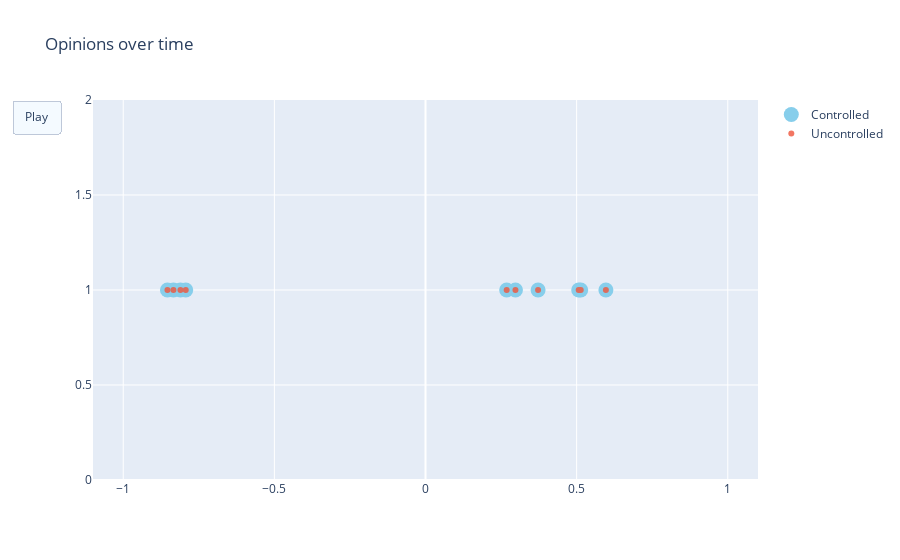

Notebook code for this chart:
### Code cell
fig = go.Figure(
    data=[go.Scatter(x=c_xs[:, 0].flatten(), y=np.ones(eq.var_dim-1),
                         mode='markers',
                         name="Controlled", marker=dict(color='SkyBlue', size=15)),
         go.Scatter(x=uc_xs[:, 0].flatten(), y=np.ones(eq.var_dim-1),
                         mode='markers',
                         name="Uncontrolled", opacity=0.8)],
    layout=go.Layout(
        xaxis=dict(range=[-1.1, 1.1], autorange=False),
        yaxis=dict(range=[0, 2], autorange=False),
        title="Opinions over time",
        updatemenus=[dict(
            type="buttons",
            buttons=[dict(label="Play",
                          method="animate",
                          args=[None, {"frame": {"duration": 25, 
                                                                        "redraw": False},
                                                              "fromcurrent": True, 
                                                              "transition": {"duration": 0.1}}])])]
    ),
    frames=[go.Frame(data=[go.Scatter(x=c_xs[:, i].flatten(), y=np.ones(eq.var_dim-1),
                         mode='markers',
                         name="Controlled", marker=dict(color='SkyBlue', size=15)),
                          go.Scatter(x=uc_xs[:, i].flatten(), y=np.ones(eq.var_dim-1),
                         mode='markers',
                         name="Uncontrolled", opacity=0.8)]) for i in range(c_xs.shape[1])]
)
fig.update_layout(transition = {'duration': 0.1})
fig.show()

### Figure 1 — Plotly figure (JSON) as saved in the notebook; plotly's stock layout.template omitted (floating-point values rounded to 4 significant figures)
{"data": [{"marker": {"color": "SkyBlue", "size": 15}, "mode": "markers", "name": "Controlled", "type": "scatter", "x": [-0.8537, -0.8339, -0.8108, -0.7932, 0.2976, 0.5068, 0.3725, 0.5968, 0.2686, 0.5135], "y": [1, 1, 1, 1, 1, 1, 1, 1, 1, 1]}, {"mode": "markers", "name": "Uncontrolled", "opacity": 0.8, "type": "scatter", "x": [-0.8537, -0.8339, -0.8108, -0.7932, 0.2976, 0.5068, 0.3725, 0.5968, 0.2686, 0.5135], "y": [1, 1, 1, 1, 1, 1, 1, 1, 1, 1]}], "layout": {"title": {"text": "Opinions over time"}, "transition": {"duration": 0.1}, "updatemenus": [{"buttons": [{"args": [null, {"frame": {"duration": 25, "redraw": false}, "fromcurrent": true, "transition": {"duration": 0.1}}], "label": "Play", "method": "animate"}], "type": "buttons"}], "xaxis": {"autorange": false, "range": [-1.1, 1.1]}, "yaxis": {"autorange": false, "range": [0, 2]}}}
